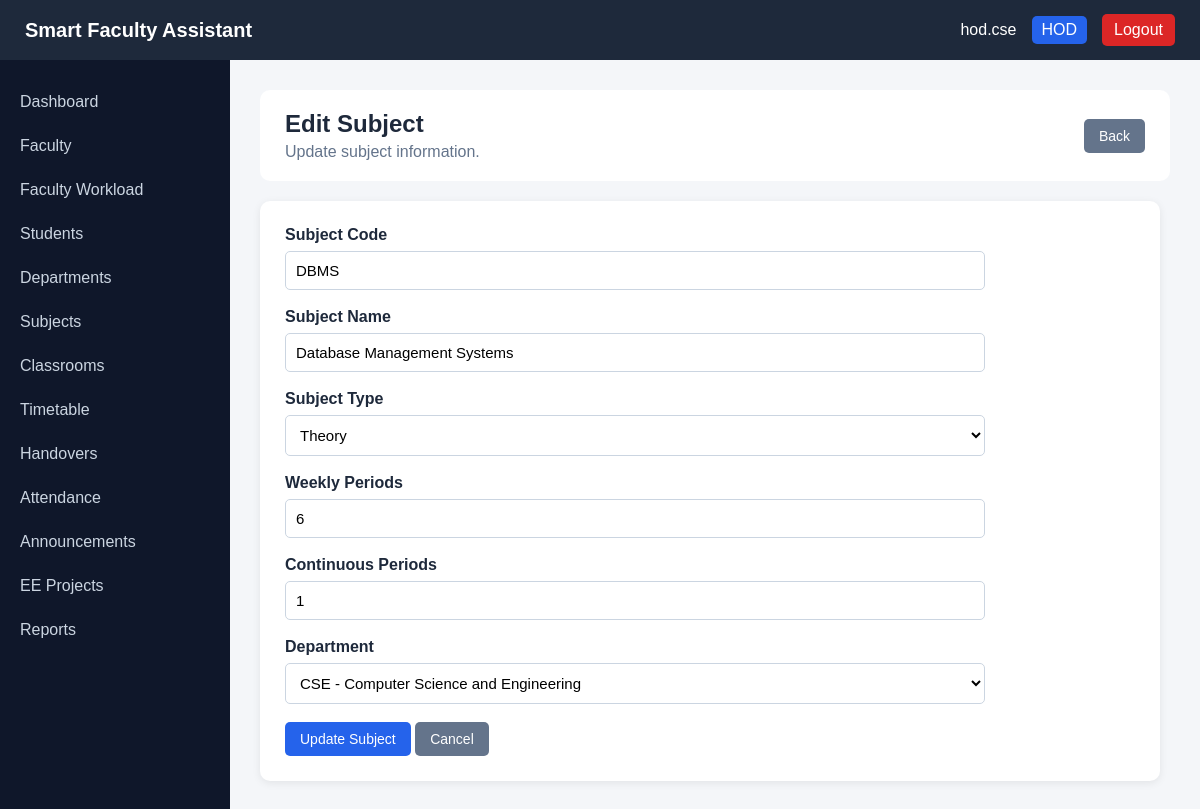
/admin/subject-edit.php?id=1 (signed in), run on the app's committed database.
### tables this page shows
CREATE TABLE subjects (
    subject_id INT AUTO_INCREMENT PRIMARY KEY,

    subject_code VARCHAR(30) NOT NULL UNIQUE,

    subject_name VARCHAR(100) NOT NULL,

    subject_type ENUM(
        'THEORY',
        'LAB',
        'PROJECT'
    ) NOT NULL,

    weekly_periods INT NOT NULL DEFAULT 0,

    continuous_periods INT NOT NULL DEFAULT 1,

    department_id INT,

    FOREIGN KEY (department_id)
        REFERENCES departments(department_id)
        ON DELETE SET NULL
        ON UPDATE CASCADE
);

CREATE TABLE departments (
    department_id INT AUTO_INCREMENT PRIMARY KEY,

    department_code VARCHAR(20) NOT NULL UNIQUE,

    department_name VARCHAR(100) NOT NULL UNIQUE
);

### admin/subject-edit.php (the view, shortened to what this page needs)
<?php
require_once "../config/database.php";
$subject_id = (int)$_GET["id"];
$sql = "
    SELECT
        subject_id,
        subject_code,
        subject_name,
        subject_type,
        weekly_periods,
        continuous_periods,
        department_id
    FROM subjects
    WHERE subject_id = ?
";
$stmt = $conn->prepare($sql);
$stmt->bind_param("i", $subject_id);
$stmt->execute();
$result = $stmt->get_result();
$subject = $result->fetch_assoc();
$department_sql = "
    SELECT
        department_id,
        department_code,
        department_name
    FROM departments
    ORDER BY department_name ASC
";
$department_result = $conn->query($department_sql);
?>
<?php require_once "../includes/header.php"; ?>
<?php require_once "../includes/navbar.php"; ?>
<?php require_once "../includes/sidebar.php"; ?>
<main>
    <div class="page-header">
        <div>
            <h1>Edit Subject</h1>
            <p>
                Update subject information.
            </p>
        </div>
        <a
            href="subjects.php"
            class="btn btn-secondary"
        >
            Back
        </a>
    </div>
    <div class="form-card">
        <form method="POST">
            <div class="form-group">
                <label>
                    Subject Code
                </label>
                <input
                    type="text"
                    name="subject_code"
                    maxlength="30"
                    value="<?php
                        echo htmlspecialchars(
                            $subject["subject_code"]
                        );
                    ?>"
                    required
                >
            </div>
            <div class="form-group">
                <label>
                    Subject Name
                </label>
                <input
                    type="text"
                    name="subject_name"
                    maxlength="100"
                    value="<?php
                        echo htmlspecialchars(
                            $subject["subject_name"]
                        );
                    ?>"
                    required
                >
            </div>
            <div class="form-group">
                <label>
                    Subject Type
                </label>
                <select
                    name="subject_type"
                    required
                >
                    <option
                        value="THEORY"
                        <?php
                        echo $subject["subject_type"] === "THEORY"
                            ? "selected"
                            : "";
                        ?>
                    >
                        Theory
                    </option>
                </select>
            </div>
            <div class="form-group">
                <label>
                    Weekly Periods
                </label>
                <input
                    type="number"
                    name="weekly_periods"
                    min="0"
                    value="<?php
                        echo (int)$subject[
                            "weekly_periods"
                        ];
                    ?>"
                    required
                >
            </div>
            <div class="form-group">
                <label>
                    Continuous Periods
                </label>
                <input
                    type="number"
                    name="continuous_periods"
                    min="1"
                    value="<?php
                        echo (int)$subject[
                            "continuous_periods"
                        ];
                    ?>"
                    required
                >
            </div>
            <div class="form-group">
                <label>
                    Department
                </label>
                <select
                    name="department_id"
                >
                    <?php if ($department_result): ?>
                        <?php while (
                            $department =
                            $department_result->fetch_assoc()
                        ): ?>
                            <option
                                value="<?php
                                    echo (int)$department[
                                        "department_id"
                                    ];
                                ?>"
                                <?php
                                echo (
                                    (int)$subject[
                                        "department_id"
                                    ] ===
                                    (int)$department[
                                        "department_id"
                                    ]
                                )
                                ? "selected"
                                : "";
                                ?>
                            >
                                <?php
                                echo htmlspecialchars(
                                    $department["department_code"]
                                );
                                echo " - ";
                                ?>
                            </option>
                        <?php endwhile; ?>
                    <?php endif; ?>
                </select>
            </div>
            <button
                type="submit"
                class="btn btn-primary"
            >
                Update Subject
            </button>
            <a
                href="subjects.php"
                class="btn btn-secondary"
            >
                Cancel
            </a>
        </form>
    </div>
</main>
<?php require_once "../includes/footer.php"; ?>

### assets/css/style.css (style rules this page uses)
* { margin: 0; padding: 0; box-sizing: border-box; }
body { font-family: Arial, sans-serif; background: #f4f6f9; color: #1e293b; }
main, .main-content { margin-left: 230px; padding: 90px 30px 30px; min-height: 100vh; width: auto; box-sizing: border-box; }
.page-header { display: flex; justify-content: space-between; align-items: center; width: 100%; padding: 20px 25px; margin-bottom: 20px; background: #ffffff; border-radius: 10px; box-sizing: border-box; gap: 20px; }
.page-header p { margin: 0; color: #64748b; }
.page-header .btn { flex-shrink: 0; }
.btn { display: inline-block; padding: 9px 15px; border: none; border-radius: 5px; text-decoration: none; cursor: pointer; font-size: 14px; }
.btn-primary { background: #2563eb; color: white; }
.btn-secondary { background: #64748b; color: white; }
form { max-width: 700px; }
form label { display: block; margin-bottom: 7px; font-weight: bold; }
form input[type="text"], form input[type="email"], form input[type="password"], form input[type="number"], form select, form textarea { width: 100%; padding: 10px; border: 1px solid #cbd5e1; border-radius: 5px; font-size: 15px; background: white; box-sizing: border-box; }
form select { cursor: pointer; }
.form-group { margin-bottom: 18px; }
.form-card { background: white; padding: 25px; border-radius: 10px; max-width: 900px; box-shadow: 0 2px 8px rgba(0, 0, 0, 0.08); box-sizing: border-box; }
.page-header h1 { margin: 0 0 5px 0; color: #1e293b; font-size: 24px; }

### data on the page
subjects: subject_code "DBMS", subject_name "Database Management Systems", subject_type "Theory", weekly_periods "6", continuous_periods "1", department_id "CSE - Computer Science and Engineering"

### other printed values
$_SESSION['username'] "hod.cse"
$_SESSION['role'] "HOD"
